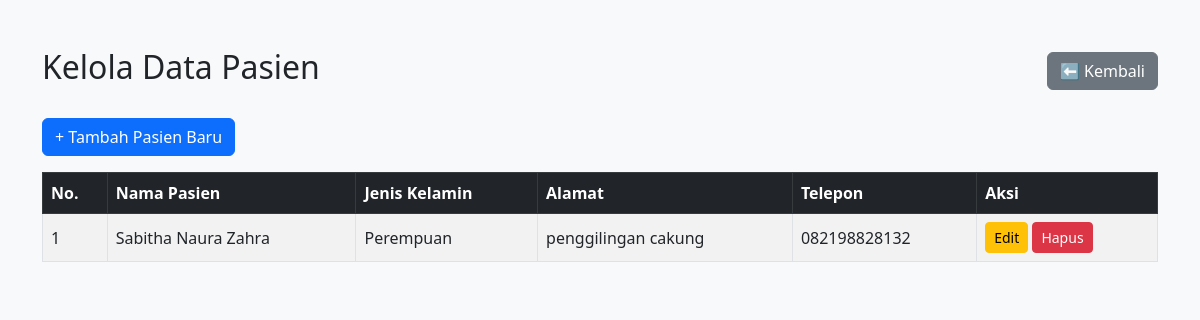
Screenshot of /kelola_pasien.php (signed in) with the database file from the repository.
### tables this page shows
CREATE TABLE `pasien` (
  `id` int(11) NOT NULL,
  `nama` varchar(100) NOT NULL,
  `jenis_kelamin` enum('Laki-laki','Perempuan') NOT NULL,
  `alamat` text NOT NULL,
  `telepon` varchar(20) NOT NULL
);

### kelola_pasien.php (the view, shortened to what this page needs)
<?php
include 'koneksi.php';
$result = mysqli_query($conn, "SELECT * FROM pasien ORDER BY id DESC");
?>
<!DOCTYPE html>
<html lang="id">
<head>
    <link href="https://cdn.jsdelivr.net/npm/bootstrap@5.3.0/dist/css/bootstrap.min.css" rel="stylesheet" />
</head>
<body class="bg-light">
<div class="container py-5">
    <div class="d-flex justify-content-between align-items-center mb-4">
        <h2>Kelola Data Pasien</h2>
        <a href="admin_dashboard.php" class="btn btn-secondary">⬅ Kembali</a>
    </div>
    <a href="tambah_pasien.php" class="btn btn-primary mb-3">+ Tambah Pasien Baru</a>
    <div class="table-responsive">
        <table class="table table-bordered table-striped bg-white align-middle">
            <thead class="table-dark">
                <tr>
                    <th>No.</th>
                    <th>Nama Pasien</th>
                    <th>Jenis Kelamin</th>
                    <th>Alamat</th>
                    <th>Telepon</th>
                    <th>Aksi</th>
                </tr>
            </thead>
            <tbody>
                <?php if(mysqli_num_rows($result) > 0): ?>
                    <?php $no = 1; while($row = mysqli_fetch_assoc($result)): ?>
                        <tr>
                            <td><?= $no++; ?></td>
                            <td><?= htmlspecialchars($row['nama']); ?></td>
                            <td><?= htmlspecialchars($row['jenis_kelamin']); ?></td>
                            <td><?= htmlspecialchars($row['alamat']); ?></td>
                            <td><?= htmlspecialchars($row['telepon']); ?></td>
                            <td>
                                <a href="edit_pasien.php?id=<?= $row['id']; ?>" class="btn btn-sm btn-warning">Edit</a>
                                <a href="kelola_pasien.php?hapus=<?= $row['id']; ?>" class="btn btn-sm btn-danger" onclick="return confirm('Yakin ingin menghapus pasien ini?')">Hapus</a>
                            </td>
                        </tr>
                    <?php endwhile; ?>
                <?php else: ?>
                    <tr>
                        <td colspan="6" class="text-center">Belum ada data pasien.</td>
                    </tr>
                <?php endif; ?>
            </tbody>
        </table>
    </div>
</div>
</body>
</html>

### rows the page displays
pasien: nama "Sabitha Naura Zahra", jenis_kelamin "Perempuan", alamat "penggilingan cakung", telepon "082198828132"
